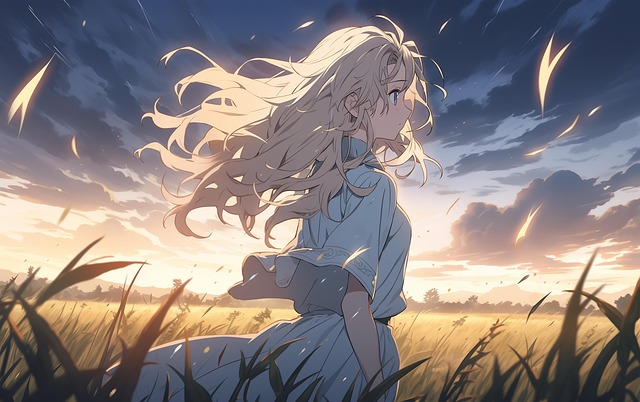
#> input picture imagens/ai-generated-8366447_640.jpg, 640 x 402 px
$ python PI-3.py
#> lines starting #> are read from the running program, lines starting #| are printed output that depends on the picture
### commons.py
from PIL import Image
import numpy as np

def extrairMatrizColorida():
    image = Image.open("imagens/ai-generated-8366447_640.jpg")
#> image is the input picture: PIL image 640x402 RGB; mean R, G, B 138.2, 128.8, 128.5
    matriz = np.array(image)
    return matriz

# [16 lines left out: functions extrairMatrizCinza, extrairMatrizBinaria, not called in this run]

def salvarImagem(matrizNova, nomeNovaImagem):
    novaImagem = Image.fromarray(matrizNova)  # Convertendo de volta para imagem
    novaImagem.save(f'imagens/{nomeNovaImagem}')
    novaImagem.show()

### PI-3.py
# Transformações geométricas
from commons import *
import numpy as np
import math

def translacao(matriz, tx, ty):
#> called with tx = 100, ty = 100
    nova_matriz = np.zeros_like(matriz, dtype=np.uint8)

    for i in range(matriz.shape[0]):
        for j in range(matriz.shape[1]):

            x_novo, y_novo = i + tx, j + ty

            if 0 <= x_novo < matriz.shape[0] and 0 <= y_novo < matriz.shape[1]:
                nova_matriz[x_novo][y_novo] = matriz[i][j]
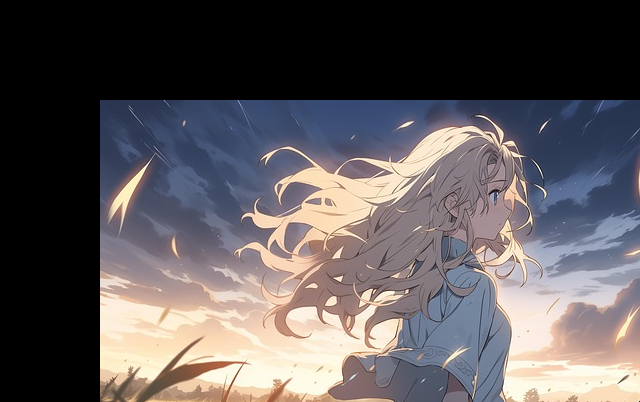
#> nova_matriz: shape (402, 640, 3); mean R, G, B 93.5, 88.3, 90.7

    return nova_matriz

def transformacao(tipo,matriz):
    nova_matriz = np.zeros_like(matriz, dtype=np.uint8)

    if tipo == "translacao":
        # Exemplo
        tx, ty = 100, 100
        nova_matriz = translacao(matriz, tx, ty)

    return nova_matriz

def main():
    matriz = extrairMatrizColorida()
    nova_matriz = transformacao("translacao", matriz)

    salvarImagem(nova_matriz, "imagem_transladada.png")

if __name__ == "__main__":
    main()
